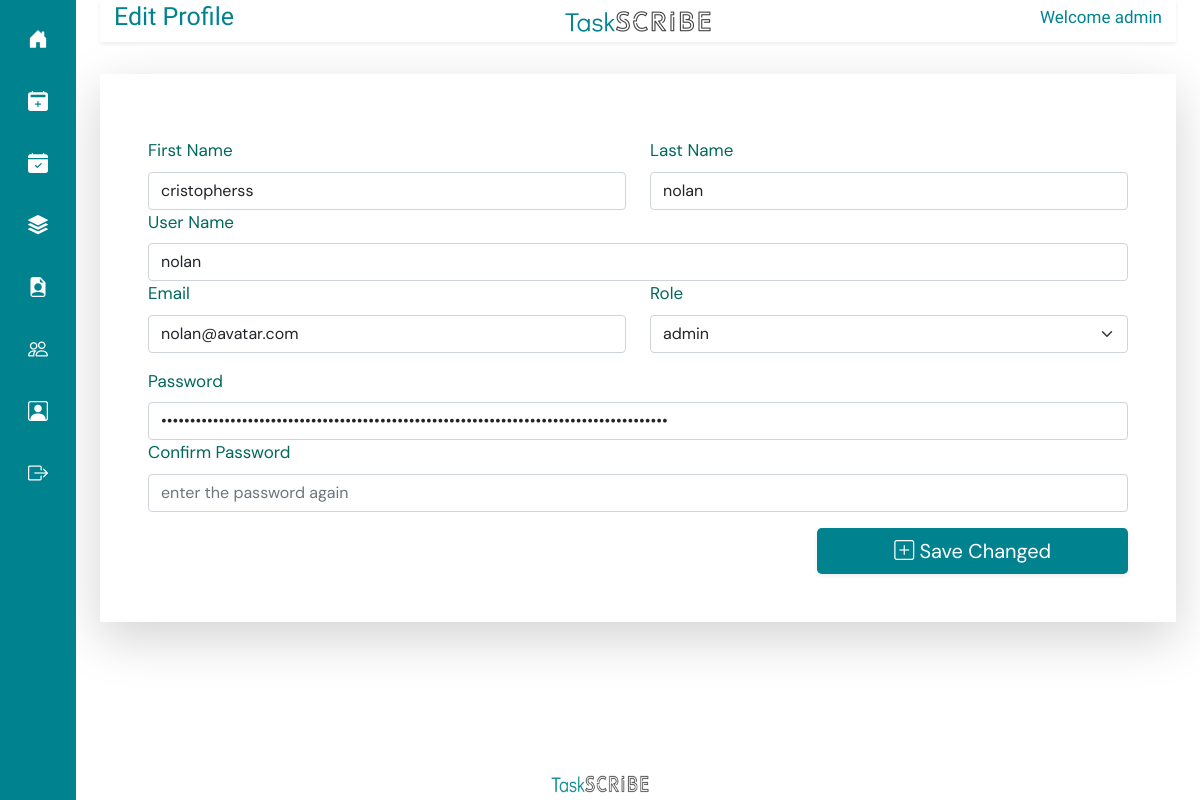
Before: /edit_user/3/ (signed in) with the older database file.
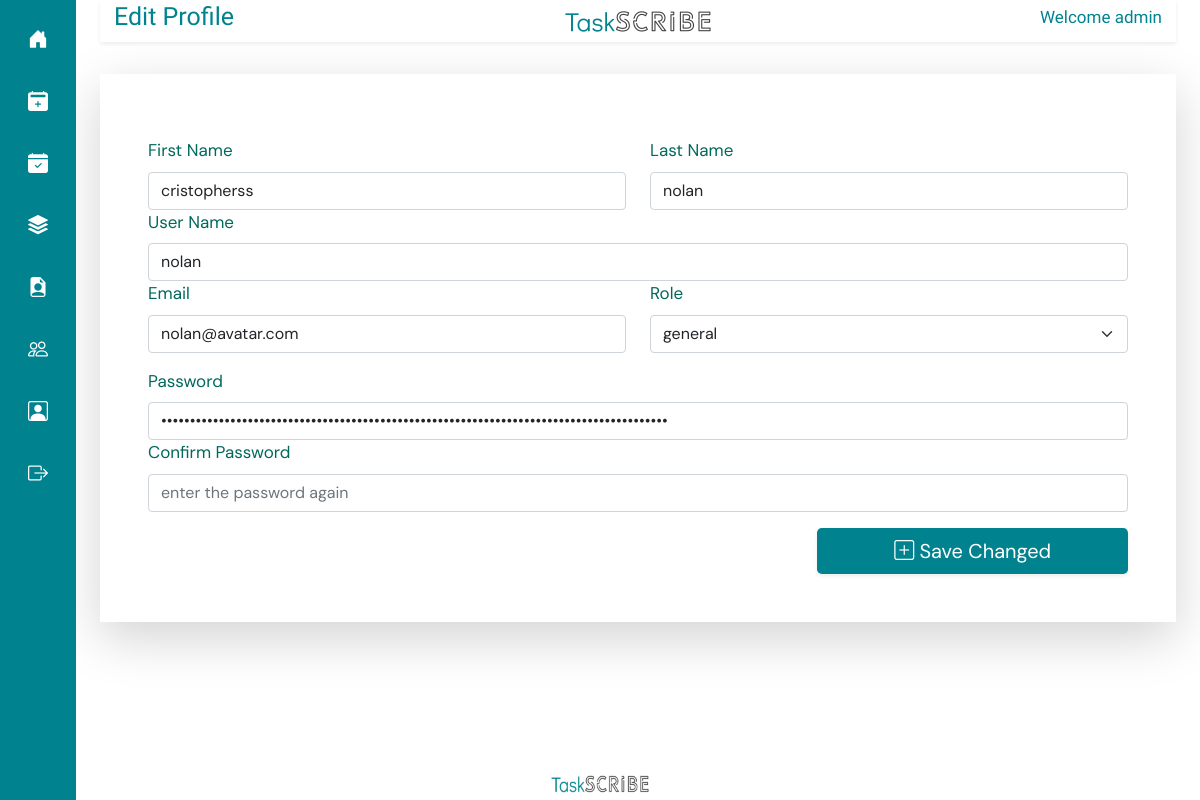
After: the same page with the newer database file.
### taskapp/models.py (models this page shows, shortened)
class CustomUser(AbstractUser):
    ROLE_CHOICES = (
        ('admin', 'Admin'),
        ('general', 'General'),
    )
    role = models.CharField(max_length=10, choices=ROLE_CHOICES, default='general')

### taskapp/views.py (the view, shortened to what this page needs)
# urls.py: path('edit_user/<int:user_id>/', edit_user, name='edit_user'),
@login_required(login_url="/login/")
def edit_user(request, user_id):
    loged_test = request.user.username
    loged_role = request.user.role
    user = CustomUser.objects.get(id=user_id)
    if request.user.is_authenticated and request.user.role == 'admin':
        username = request.GET.get('user_name')
    else:
        return HttpResponse('not permitted')
    return render(request, 'edit_user.html', {'user': user, 'loged_user' : loged_test, "loged_role" : loged_role})

### templates/edit_user.html (shortened to what this page needs)
{% extends 'base.html' %}
{% load static %}
{% block titlecontent %}
<div class="row shadow-sm align-items-center" style=" margin-top: 0px; padding: 2px;  color: #00838f;">
    <div class="col">
      <h2 style="font-family: Didact Gothic; text-align: left; font-size: 25px;">Edit Profile</h2>
    </div>
    <div class="col align-items-center text-center">
      <img src="{% static 'img/logof.png' %}" width="150px" height="25px" alt="">
    </div>
    <div class="col align-items-center">
      <h2  style="font-family: Didact Gothic; text-align: right; font-size: 17px;">Welcome {{ loged_user }}</h2>
    </div>
  </div>
{% endblock %}
{% block content %}
<div class="container">
    <div class="row justify-content-center mt-3">
        <form class="g-3 shadow-lg p-5"  method="get" style="background-color: white;  padding-bottom: 20px; padding-top: 20px;">
            <div class="row mt-3">
                <div class="col">
                    <label for="client" class="form-label">First Name</label>
                    <input type="text" value="{{user.first_name}}" class="form-control" id="first_name" placeholder="first name"
                        name="first_name">
                </div>
                <div class="col">
                    <label for="client" class="form-label">Last Name</label>
                    <input type="text" value="{{user.last_name}}" class="form-control" id="last_name" placeholder="last name"
                        name="last_name">
                </div>
            </div>
            <div class="row">
                <div class="col">
                    <label for="task" class="form-label">User Name</label>
                    <input type="text" value="{{user.username}}" class="form-control" id="task" placeholder="Task name"
                        name="user_name">
                </div>
            </div>
            <div class="row">
                <div class="col">
                    <label for="task" class="form-label">Email</label>
                    <input type="text" value="{{user.email}}" class="form-control" id="task" placeholder="example@gmail.com"
                        name="email">
                </div>
                <div class="col">
                    <label for="role" class="form-label">Role</label>
                    <select name="role" id="status" class="form-select">
                        <option value="admin" {% if user.role == 'admin' %}selected{% endif %}>admin</option>
                        <option value="general" {% if user.role == 'general' %}selected{% endif %}>general</option>
                    </select>
                </div>
            </div>
            <div class="row mt-3">
                <div class="col">
                    <label for="pass" class="form-label">Password</label>
                    <input type="password" value="{{ user.password }}" class="form-control" id="pass1" placeholder="password"
                        name="password">
                </div>
            </div>
            <div class="row">
                <div class="col">
                    <label for="pass2" class="form-label">Confirm Password</label>
                    <input type="password" value="" class="form-control" id="pass2" placeholder="enter the password again"
                        name="password2">
                </div>
            </div>
            <div class="row mt-3">
                <div class="col-lg-8"></div>
                <div class="col-lg-4">
                    <button type="submit" class="btn btn-lg btn-floating w-100 shadow-sm"
                        style="background-color: #00838f; border: none; color: #fff; font-family: DM Sans;">
                        <i class="bi bi bi-plus-square" style="color: #fff;"></i> Save Changed</button>
                </div>
            </div>
        </form>
            </div>
</div>
{% endblock%}

Changed rows visible on the page:
changed CustomUser "cristopherss": role "admin" → "general"
